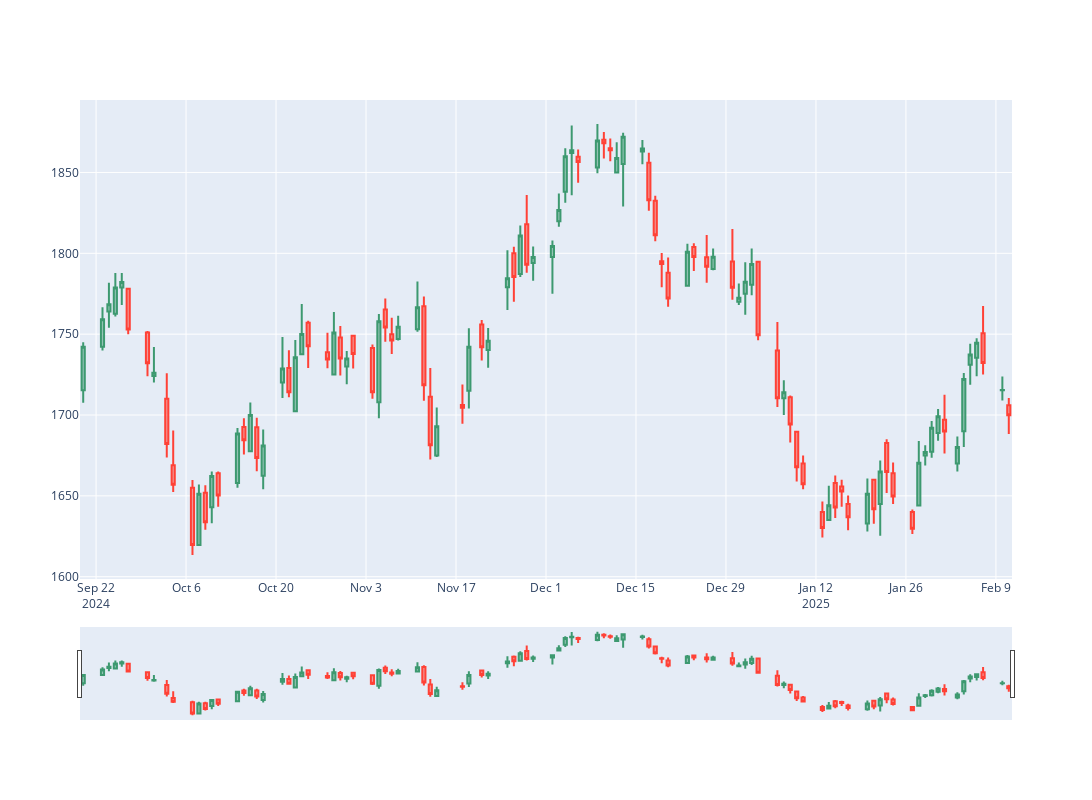

Notebook cell for this chart:
### Code cell
client.plot_candlestick(df2)
